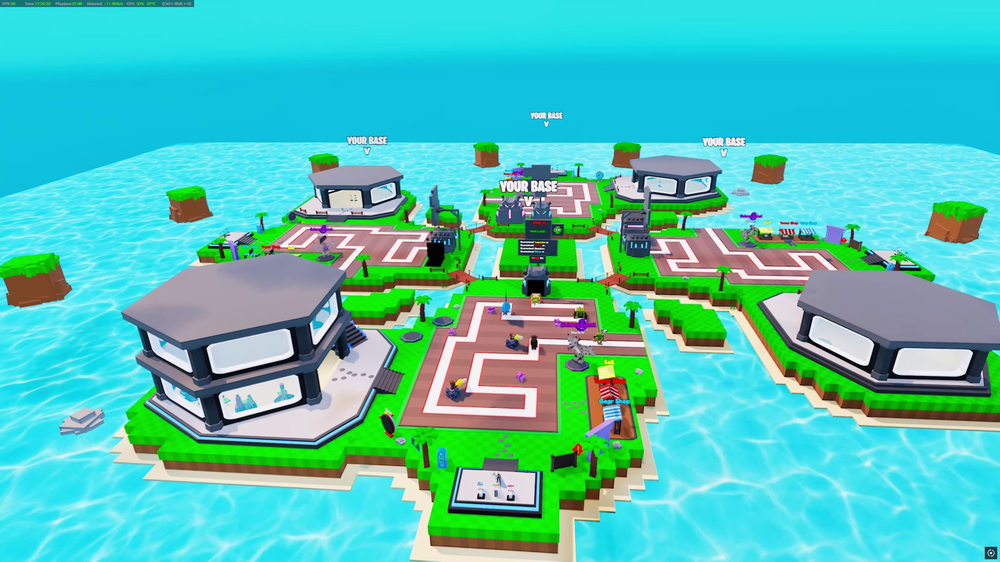
#> input picture _video_probe/sample_1_107.png, 1000 x 562 px, shrunk from 1920 x 1080 before the run
$ python -i colorgrade_video.py   (imports and definitions only)
#> lines starting #> are read from the running program, lines starting #| are printed output that depends on the picture
#> further down, picture is the input picture: shape (562, 1000, 3); mean B, G, R 184.1, 195, 81.3
import argparse
from pathlib import Path

import cv2
import numpy as np


def smoothstep(edge0: float, edge1: float, x: np.ndarray) -> np.ndarray:
    t = np.clip((x - edge0) / (edge1 - edge0), 0.0, 1.0)
    return t * t * (3.0 - 2.0 * t)


def circular_hue_mask(hue: np.ndarray, center: float, width: float) -> np.ndarray:
    distance = np.abs(hue - center)
    distance = np.minimum(distance, 180.0 - distance)
    return np.clip(1.0 - (distance / width), 0.0, 1.0)


def adjust_saturation(image: np.ndarray, amount: float) -> np.ndarray:
    luma = (
        image[..., 0] * 0.114
        + image[..., 1] * 0.587
        + image[..., 2] * 0.299
    )[..., None]
    return luma + (image - luma) * amount


def apply_grade(frame: np.ndarray) -> np.ndarray:
    image = frame.astype(np.float32) / 255.0

    # Pull the bright gameplay capture toward a darker, cleaner editorial baseline.
    image = np.clip((image - 0.020) / 0.95, 0.0, 1.0)
    image = np.power(image, 1.14)
    image = np.clip((image - 0.5) * 1.14 + 0.5, 0.0, 1.0)

    hsv = cv2.cvtColor((image * 255.0).astype(np.uint8), cv2.COLOR_BGR2HSV)
#> hsv: shape (562, 1000, 3); mean H, S, V 86, 184.9, 220.8
    hsv = hsv.astype(np.float32)
#> hsv: shape (562, 1000, 3) float32; mean H, S, V 86.1, 185.2, 221.3
    hue = hsv[..., 0]
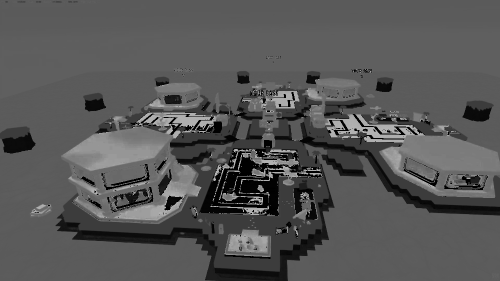
#> hue: shape (562, 1000) float32 (shown at 1/2 size); min 0, max 179, mean 86
    sat = hsv[..., 1] / 255.0
    val = hsv[..., 2] / 255.0

    green_mask = circular_hue_mask(hue, center=58.0, width=24.0)
    cyan_mask = circular_hue_mask(hue, center=92.0, width=24.0)

    hue = (hue + green_mask * 4.5 + cyan_mask * 2.0) % 180.0
    sat *= 1.0 - (green_mask * 0.34) - (cyan_mask * 0.20)
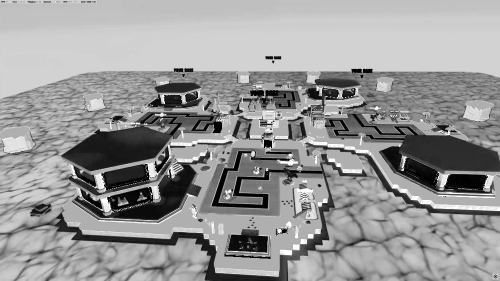
#> sat: shape (562, 1000) float32 (shown at 1/2 size); min 0, max 1, mean 0.594
    val *= 1.0 - (green_mask * 0.16) - (cyan_mask * 0.08)
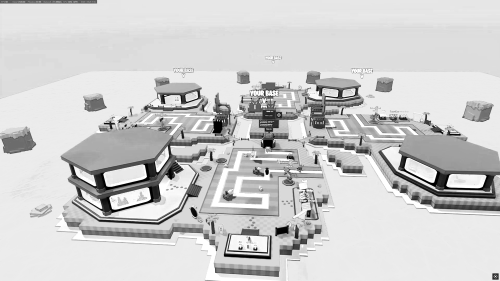
#> val: shape (562, 1000) float32 (shown at 1/2 size); min 0, max 1, mean 0.807

    hsv[..., 0] = hue
#> hsv: shape (562, 1000, 3) float32; mean H, S, V 87.6, 185.2, 221.3
    hsv[..., 1] = np.clip(sat * 255.0, 0.0, 255.0)
#> hsv: shape (562, 1000, 3) float32; mean H, S, V 87.6, 151.5, 221.3
    hsv[..., 2] = np.clip(val * 255.0, 0.0, 255.0)
#> hsv: shape (562, 1000, 3) float32; mean H, S, V 87.6, 151.5, 205.6
    image = cv2.cvtColor(hsv.astype(np.uint8), cv2.COLOR_HSV2BGR).astype(np.float32) / 255.0
#> image: shape (562, 1000, 3) float32; mean H, S, V 0.726, 0.728, 0.363

    luma = image[..., 0] * 0.114 + image[..., 1] * 0.587 + image[..., 2] * 0.299
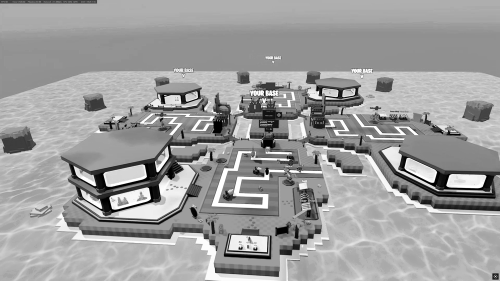
#> luma: shape (562, 1000) float32 (shown at 1/2 size); min 0, max 1, mean 0.62
    highlight_mask = smoothstep(0.48, 0.92, luma)[..., None]
    shadow_mask = (1.0 - smoothstep(0.10, 0.46, luma))[..., None]
#> call 2 of smoothstep, with edge0 = 0.1, edge1 = 0.46
#> in smoothstep (call 2), `t = np.clip((x - edge0) / (edge1 - edge0), 0.0, 1.0)`:
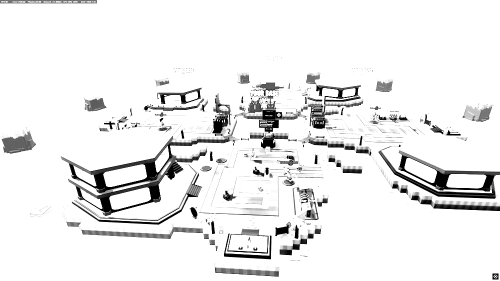
#> t: shape (562, 1000) float32 (shown at 1/2 size); min 0, max 1, mean 0.924
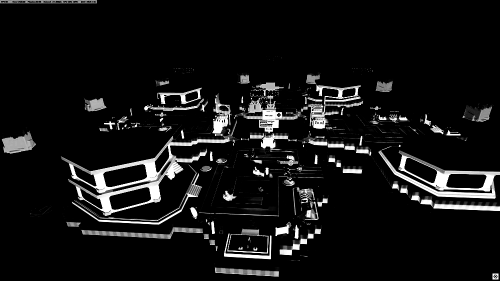
#> shadow_mask: shape (562, 1000, 1) float32 (shown at 1/2 size); min 0, max 1, mean 0.0758

    image[..., 0] += highlight_mask[..., 0] * 0.040
#> image: shape (562, 1000, 3) float32; mean H, S, V 0.742, 0.728, 0.363
    image[..., 1] += highlight_mask[..., 0] * 0.012
#> image: shape (562, 1000, 3) float32; mean H, S, V 0.742, 0.733, 0.363
    image[..., 2] -= highlight_mask[..., 0] * 0.020
#> image: shape (562, 1000, 3) float32; mean H, S, V 0.742, 0.733, 0.355

    image -= shadow_mask * 0.040
#> image: shape (562, 1000, 3) float32; mean H, S, V 0.739, 0.73, 0.352
    image = adjust_saturation(image, 0.82)
#> in adjust_saturation, `return luma + (image - luma) * amount`:
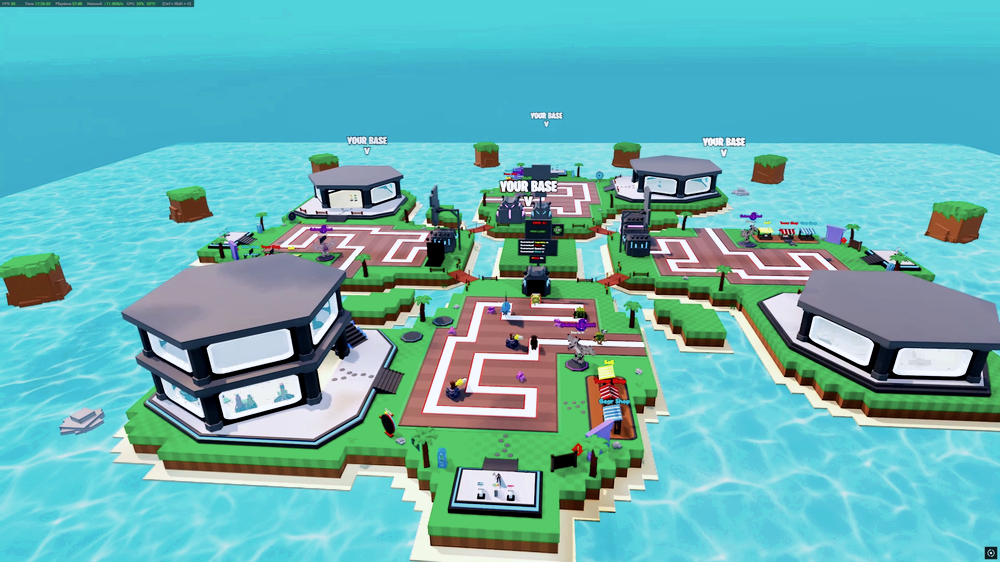
#> returned value: shape (562, 1000, 3) float32; mean of channels 0, 1, 2 0.718, 0.71, 0.4; drawn with min black and max white

    blurred = cv2.GaussianBlur(image, (0, 0), 1.3)
#> blurred: shape (562, 1000, 3) float32; mean H, S, V 0.718, 0.71, 0.4
    image = cv2.addWeighted(image, 1.10, blurred, -0.10, 0.0)
#> image: shape (562, 1000, 3) float32; mean H, S, V 0.718, 0.71, 0.4

    return np.clip(image * 255.0, 0.0, 255.0).astype(np.uint8)


# [76 lines left out: functions render_previews, render_video, parse_args, main, not called in this run]


# [2 lines not run here, left out]

>>> import cv2
>>> picture = cv2.imread('../_video_probe/sample_1_107.png')
>>> result = apply_grade(picture)

$ run again, on _video_probe/sample_2_375.png
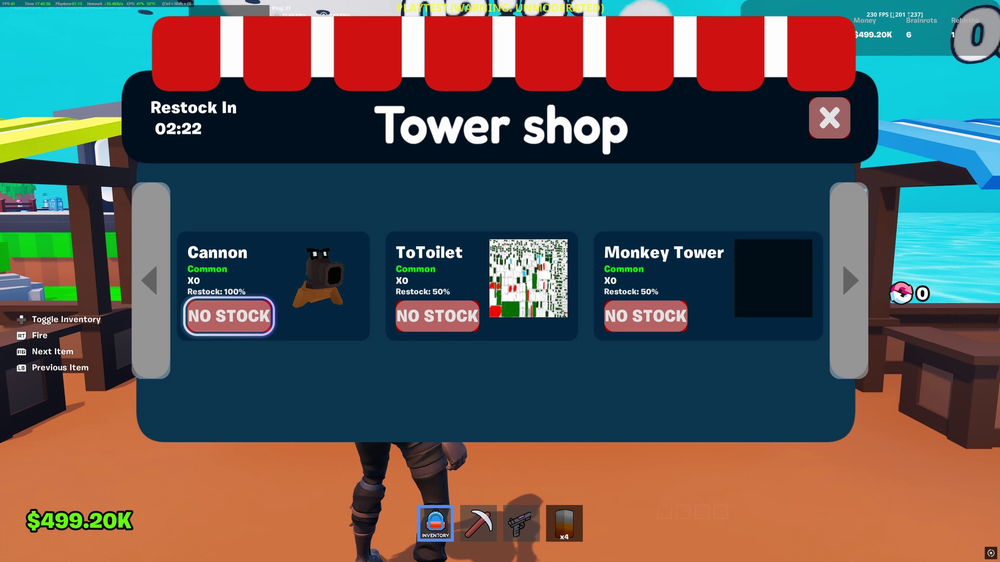
#> input picture _video_probe/sample_2_375.png, 1000 x 562 px, shrunk from 1920 x 1080 before the run
#> picture is the input picture: shape (562, 1000, 3); mean B, G, R 84.4, 85.8, 91.2
#> in apply_grade, `shadow_mask = (1.0 - smoothstep(0.10, 0.46, luma))[..., None]`:
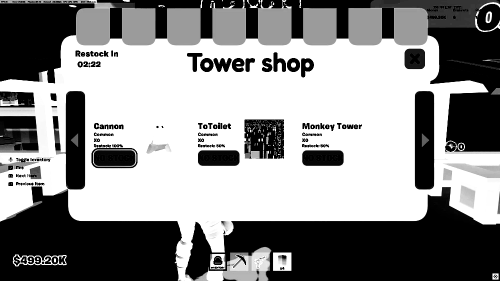
#> shadow_mask: shape (562, 1000, 1) float32 (shown at 1/2 size); min 0, max 1, mean 0.551
#> in adjust_saturation, `return luma + (image - luma) * amount`:
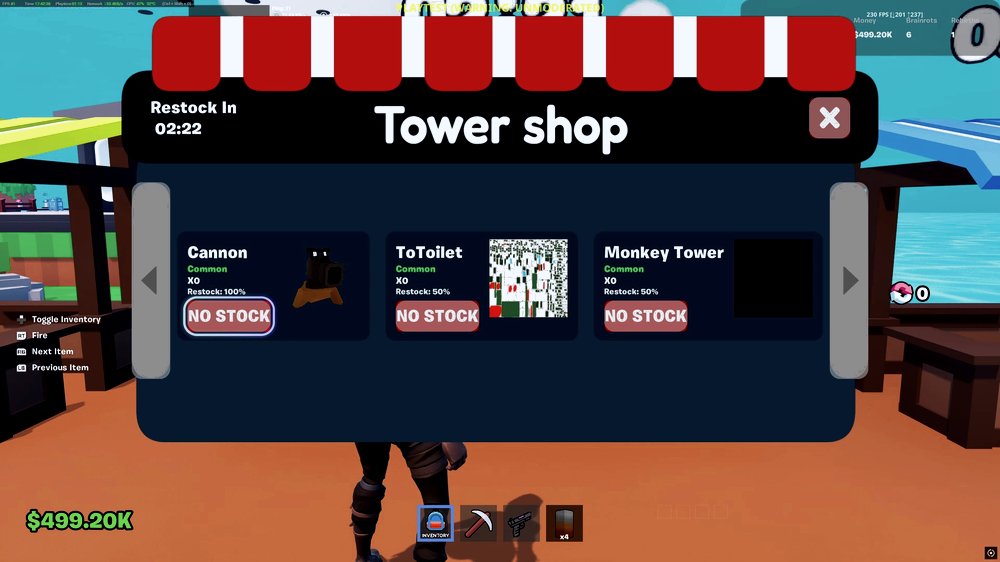
#> returned value: shape (562, 1000, 3) float32; mean of channels 0, 1, 2 0.242, 0.248, 0.323; drawn with min black and max white
#> blurred: shape (562, 1000, 3) float32; mean H, S, V 0.241, 0.248, 0.323
